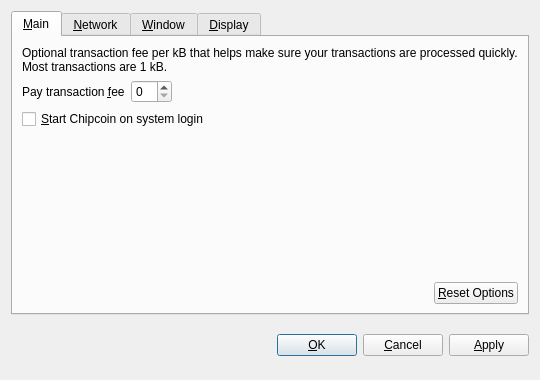
<?xml version="1.0" encoding="UTF-8"?>
<ui version="4.0">
 <class>OptionsDialog</class>
 <widget class="QDialog" name="OptionsDialog">
  <property name="geometry">
   <rect>
    <x>0</x>
    <y>0</y>
    <width>540</width>
    <height>380</height>
   </rect>
  </property>
  <property name="windowTitle">
   <string>Options</string>
  </property>
  <property name="modal">
   <bool>true</bool>
  </property>
  <layout class="QVBoxLayout" name="verticalLayout">
   <item>
    <widget class="QTabWidget" name="tabWidget">
     <property name="tabPosition">
      <enum>QTabWidget::North</enum>
     </property>
     <property name="currentIndex">
      <number>0</number>
     </property>
     <widget class="QWidget" name="tabMain">
      <attribute name="title">
       <string>&amp;Main</string>
      </attribute>
      <layout class="QVBoxLayout" name="verticalLayout_Main">
       <item>
        <widget class="QLabel" name="transactionFeeInfoLabel">
         <property name="text">
          <string>Optional transaction fee per kB that helps make sure your transactions are processed quickly. Most transactions are 1 kB.</string>
         </property>
         <property name="textFormat">
          <enum>Qt::PlainText</enum>
         </property>
         <property name="wordWrap">
          <bool>true</bool>
         </property>
        </widget>
       </item>
       <item>
        <layout class="QHBoxLayout" name="horizontalLayout_1_Main">
         <item>
          <widget class="QLabel" name="transactionFeeLabel">
           <property name="text">
            <string>Pay transaction &amp;fee</string>
           </property>
           <property name="textFormat">
            <enum>Qt::PlainText</enum>
           </property>
           <property name="buddy">
            <cstring>transactionFee</cstring>
           </property>
          </widget>
         </item>
         <item>
          <widget class="BitcoinAmountField" name="transactionFee"/>
         </item>
         <item>
          <spacer name="horizontalSpacer_1_Main">
           <property name="orientation">
            <enum>Qt::Horizontal</enum>
           </property>
           <property name="sizeHint" stdset="0">
            <size>
             <width>40</width>
             <height>20</height>
            </size>
           </property>
          </spacer>
         </item>
        </layout>
       </item>
       <item>
        <widget class="QCheckBox" name="bitcoinAtStartup">
         <property name="toolTip">
          <string>Automatically start Chipcoin after logging in to the system.</string>
         </property>
         <property name="text">
          <string>&amp;Start Chipcoin on system login</string>
         </property>
        </widget>
       </item>
       <item>
        <spacer name="verticalSpacer_Main">
         <property name="orientation">
          <enum>Qt::Vertical</enum>
         </property>
         <property name="sizeHint" stdset="0">
          <size>
           <width>20</width>
           <height>40</height>
          </size>
         </property>
        </spacer>
       </item>
       <item>
        <layout class="QHBoxLayout" name="horizontalLayout_2_Main">
         <item>
          <spacer name="horizontalSpacer_2_Main">
           <property name="orientation">
            <enum>Qt::Horizontal</enum>
           </property>
           <property name="sizeHint" stdset="0">
            <size>
             <width>40</width>
             <height>20</height>
            </size>
           </property>
          </spacer>
         </item>
         <item>
          <widget class="QPushButton" name="resetButton">
           <property name="toolTip">
            <string>Reset all client options to default.</string>
           </property>
           <property name="text">
            <string>&amp;Reset Options</string>
           </property>
           <property name="autoDefault">
            <bool>false</bool>
           </property>
          </widget>
         </item>
        </layout>
       </item>
      </layout>
     </widget>
     <widget class="QWidget" name="tabNetwork">
      <attribute name="title">
       <string>&amp;Network</string>
      </attribute>
      <layout class="QVBoxLayout" name="verticalLayout_Network">
       <item>
        <widget class="QCheckBox" name="mapPortUpnp">
         <property name="toolTip">
          <string>Automatically open the Chipcoin client port on the router. This only works when your router supports UPnP and it is enabled.</string>
         </property>
         <property name="text">
          <string>Map port using &amp;UPnP</string>
         </property>
        </widget>
       </item>
       <item>
        <widget class="QCheckBox" name="connectSocks">
         <property name="toolTip">
          <string>Connect to the Chipcoin network through a SOCKS proxy (e.g. when connecting through Tor).</string>
         </property>
         <property name="text">
          <string>&amp;Connect through SOCKS proxy:</string>
         </property>
        </widget>
       </item>
       <item>
        <layout class="QHBoxLayout" name="horizontalLayout_Network">
         <item>
          <widget class="QLabel" name="proxyIpLabel">
           <property name="text">
            <string>Proxy &amp;IP:</string>
           </property>
           <property name="textFormat">
            <enum>Qt::PlainText</enum>
           </property>
           <property name="buddy">
            <cstring>proxyIp</cstring>
           </property>
          </widget>
         </item>
         <item>
          <widget class="QValidatedLineEdit" name="proxyIp">
           <property name="maximumSize">
            <size>
             <width>140</width>
             <height>16777215</height>
            </size>
           </property>
           <property name="toolTip">
            <string>IP address of the proxy (e.g. 127.0.0.1)</string>
           </property>
          </widget>
         </item>
         <item>
          <widget class="QLabel" name="proxyPortLabel">
           <property name="text">
            <string>&amp;Port:</string>
           </property>
           <property name="textFormat">
            <enum>Qt::PlainText</enum>
           </property>
           <property name="buddy">
            <cstring>proxyPort</cstring>
           </property>
          </widget>
         </item>
         <item>
          <widget class="QLineEdit" name="proxyPort">
           <property name="maximumSize">
            <size>
             <width>55</width>
             <height>16777215</height>
            </size>
           </property>
           <property name="toolTip">
            <string>Port of the proxy (e.g. 9050)</string>
           </property>
          </widget>
         </item>
         <item>
          <widget class="QLabel" name="socksVersionLabel">
           <property name="text">
            <string>SOCKS &amp;Version:</string>
           </property>
           <property name="textFormat">
            <enum>Qt::PlainText</enum>
           </property>
           <property name="buddy">
            <cstring>socksVersion</cstring>
           </property>
          </widget>
         </item>
         <item>
          <widget class="QValueComboBox" name="socksVersion">
           <property name="toolTip">
            <string>SOCKS version of the proxy (e.g. 5)</string>
           </property>
          </widget>
         </item>
         <item>
          <spacer name="horizontalSpacer_Network">
           <property name="orientation">
            <enum>Qt::Horizontal</enum>
           </property>
           <property name="sizeHint" stdset="0">
            <size>
             <width>40</width>
             <height>20</height>
            </size>
           </property>
          </spacer>
         </item>
        </layout>
       </item>
       <item>
        <spacer name="verticalSpacer_Network">
         <property name="orientation">
          <enum>Qt::Vertical</enum>
         </property>
         <property name="sizeHint" stdset="0">
          <size>
           <width>20</width>
           <height>40</height>
          </size>
         </property>
        </spacer>
       </item>
      </layout>
     </widget>
     <widget class="QWidget" name="tabWindow">
      <attribute name="title">
       <string>&amp;Window</string>
      </attribute>
      <layout class="QVBoxLayout" name="verticalLayout_Window">
       <item>
        <widget class="QCheckBox" name="minimizeToTray">
         <property name="toolTip">
          <string>Show only a tray icon after minimizing the window.</string>
         </property>
         <property name="text">
          <string>&amp;Minimize to the tray instead of the taskbar</string>
         </property>
        </widget>
       </item>
       <item>
        <widget class="QCheckBox" name="minimizeOnClose">
         <property name="toolTip">
          <string>Minimize instead of exit the application when the window is closed. When this option is enabled, the application will be closed only after selecting Quit in the menu.</string>
         </property>
         <property name="text">
          <string>M&amp;inimize on close</string>
         </property>
        </widget>
       </item>
       <item>
        <spacer name="verticalSpacer_Window">
         <property name="orientation">
          <enum>Qt::Vertical</enum>
         </property>
         <property name="sizeHint" stdset="0">
          <size>
           <width>20</width>
           <height>40</height>
          </size>
         </property>
        </spacer>
       </item>
      </layout>
     </widget>
     <widget class="QWidget" name="tabDisplay">
      <attribute name="title">
       <string>&amp;Display</string>
      </attribute>
      <layout class="QVBoxLayout" name="verticalLayout_Display">
       <item>
        <layout class="QHBoxLayout" name="horizontalLayout_1_Display">
         <item>
          <widget class="QLabel" name="langLabel">
           <property name="text">
            <string>User Interface &amp;language:</string>
           </property>
           <property name="textFormat">
            <enum>Qt::PlainText</enum>
           </property>
           <property name="buddy">
            <cstring>lang</cstring>
           </property>
          </widget>
         </item>
         <item>
          <widget class="QValueComboBox" name="lang">
           <property name="toolTip">
            <string>The user interface language can be set here. This setting will take effect after restarting Chipcoin.</string>
           </property>
          </widget>
         </item>
        </layout>
       </item>
       <item>
        <layout class="QHBoxLayout" name="horizontalLayout_2_Display">
         <item>
          <widget class="QLabel" name="unitLabel">
           <property name="text">
            <string>&amp;Unit to show amounts in:</string>
           </property>
           <property name="textFormat">
            <enum>Qt::PlainText</enum>
           </property>
           <property name="buddy">
            <cstring>unit</cstring>
           </property>
          </widget>
         </item>
         <item>
          <widget class="QValueComboBox" name="unit">
           <property name="toolTip">
            <string>Choose the default subdivision unit to show in the interface and when sending coins.</string>
           </property>
          </widget>
         </item>
        </layout>
       </item>
       <item>
        <widget class="QCheckBox" name="displayAddresses">
         <property name="toolTip">
          <string>Whether to show Chipcoin addresses in the transaction list or not.</string>
         </property>
         <property name="text">
          <string>&amp;Display addresses in transaction list</string>
         </property>
        </widget>
       </item>
       <item>
        <widget class="QCheckBox" name="coinControlFeatures">
         <property name="toolTip">
          <string>Whether to show coin control features or not.</string>
         </property>
         <property name="text">
          <string>Display coin &amp;control features (experts only!)</string>
         </property>
        </widget>
       </item>
       <item>
        <spacer name="verticalSpacer_Display">
         <property name="orientation">
          <enum>Qt::Vertical</enum>
         </property>
         <property name="sizeHint" stdset="0">
          <size>
           <width>20</width>
           <height>40</height>
          </size>
         </property>
        </spacer>
       </item>
      </layout>
     </widget>
    </widget>
   </item>
   <item>
    <layout class="QHBoxLayout" name="horizontalLayout_Buttons">
     <item>
      <spacer name="horizontalSpacer_1">
       <property name="orientation">
        <enum>Qt::Horizontal</enum>
       </property>
       <property name="sizeHint" stdset="0">
        <size>
         <width>40</width>
         <height>48</height>
        </size>
       </property>
      </spacer>
     </item>
     <item>
      <widget class="QLabel" name="statusLabel">
       <property name="font">
        <font>
         <weight>75</weight>
         <bold>true</bold>
        </font>
       </property>
       <property name="text">
        <string/>
       </property>
       <property name="textFormat">
        <enum>Qt::PlainText</enum>
       </property>
       <property name="wordWrap">
        <bool>true</bool>
       </property>
      </widget>
     </item>
     <item>
      <spacer name="horizontalSpacer_2">
       <property name="orientation">
        <enum>Qt::Horizontal</enum>
       </property>
       <property name="sizeHint" stdset="0">
        <size>
         <width>40</width>
         <height>48</height>
        </size>
       </property>
      </spacer>
     </item>
     <item>
      <widget class="QPushButton" name="okButton">
       <property name="text">
        <string>&amp;OK</string>
       </property>
      </widget>
     </item>
     <item>
      <widget class="QPushButton" name="cancelButton">
       <property name="text">
        <string>&amp;Cancel</string>
       </property>
       <property name="autoDefault">
        <bool>false</bool>
       </property>
      </widget>
     </item>
     <item>
      <widget class="QPushButton" name="applyButton">
       <property name="text">
        <string>&amp;Apply</string>
       </property>
       <property name="autoDefault">
        <bool>false</bool>
       </property>
      </widget>
     </item>
    </layout>
   </item>
  </layout>
 </widget>
 <customwidgets>
  <customwidget>
   <class>BitcoinAmountField</class>
   <extends>QSpinBox</extends>
   <header>bitcoinamountfield.h</header>
  </customwidget>
  <customwidget>
   <class>QValueComboBox</class>
   <extends>QComboBox</extends>
   <header>qvaluecombobox.h</header>
  </customwidget>
  <customwidget>
   <class>QValidatedLineEdit</class>
   <extends>QLineEdit</extends>
   <header>qvalidatedlineedit.h</header>
  </customwidget>
 </customwidgets>
 <resources/>
 <connections/>
</ui>
